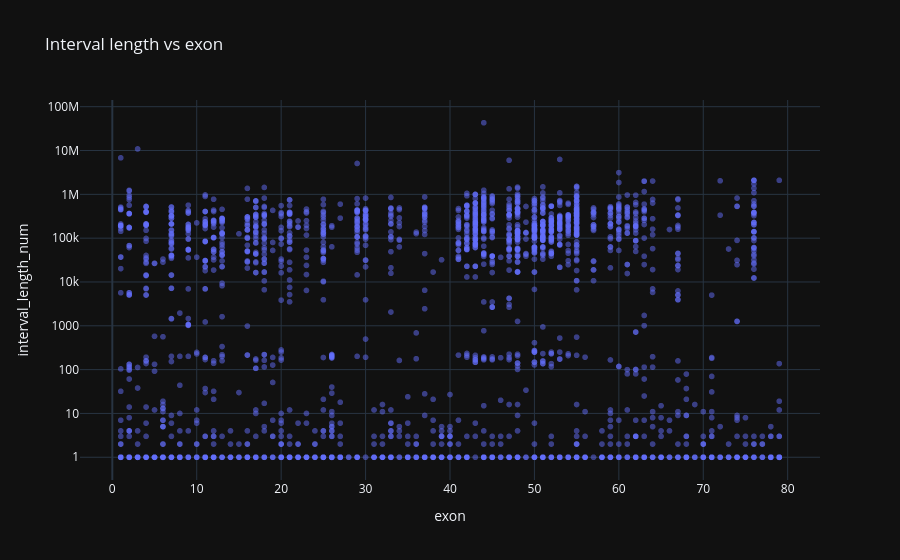

The notebook cell this image was saved under:
### Markdown cell above
## 7. 📊 interval_length vs exon

### Code cell
tmp = d[['exon_num', 'interval_length_num']].dropna().copy()
tmp['exon'] = tmp['exon_num'].astype(int)
fig = px.scatter(tmp, x='exon', y='interval_length_num', opacity=0.5, title='Interval length vs exon')
fig.update_yaxes(type='log')
fig.show()

### Figure 1 — Plotly figure (JSON) as saved in the notebook; plotly's stock layout.template omitted (floating-point values rounded to 4 significant figures; data arrays with more than 128 entries replaced by an {"elided": "..."} marker saying what was removed)
{"data": [{"hovertemplate": "exon=%{x}<br>interval_length_num=%{y}<extra></extra>", "legendgroup": "", "marker": {"color": "#636efa", "opacity": 0.5, "symbol": "circle"}, "mode": "markers", "name": "", "showlegend": false, "x": {"elided": "2328 int values"}, "xaxis": "x", "y": {"elided": "2328 float values"}, "yaxis": "y", "type": "scattergl"}], "layout": {"xaxis": {"anchor": "y", "domain": [0.0, 1.0], "title": {"text": "exon"}}, "yaxis": {"anchor": "x", "domain": [0.0, 1.0], "title": {"text": "interval_length_num"}, "type": "log"}, "legend": {"tracegroupgap": 0}, "title": {"text": "Interval length vs exon"}}}
